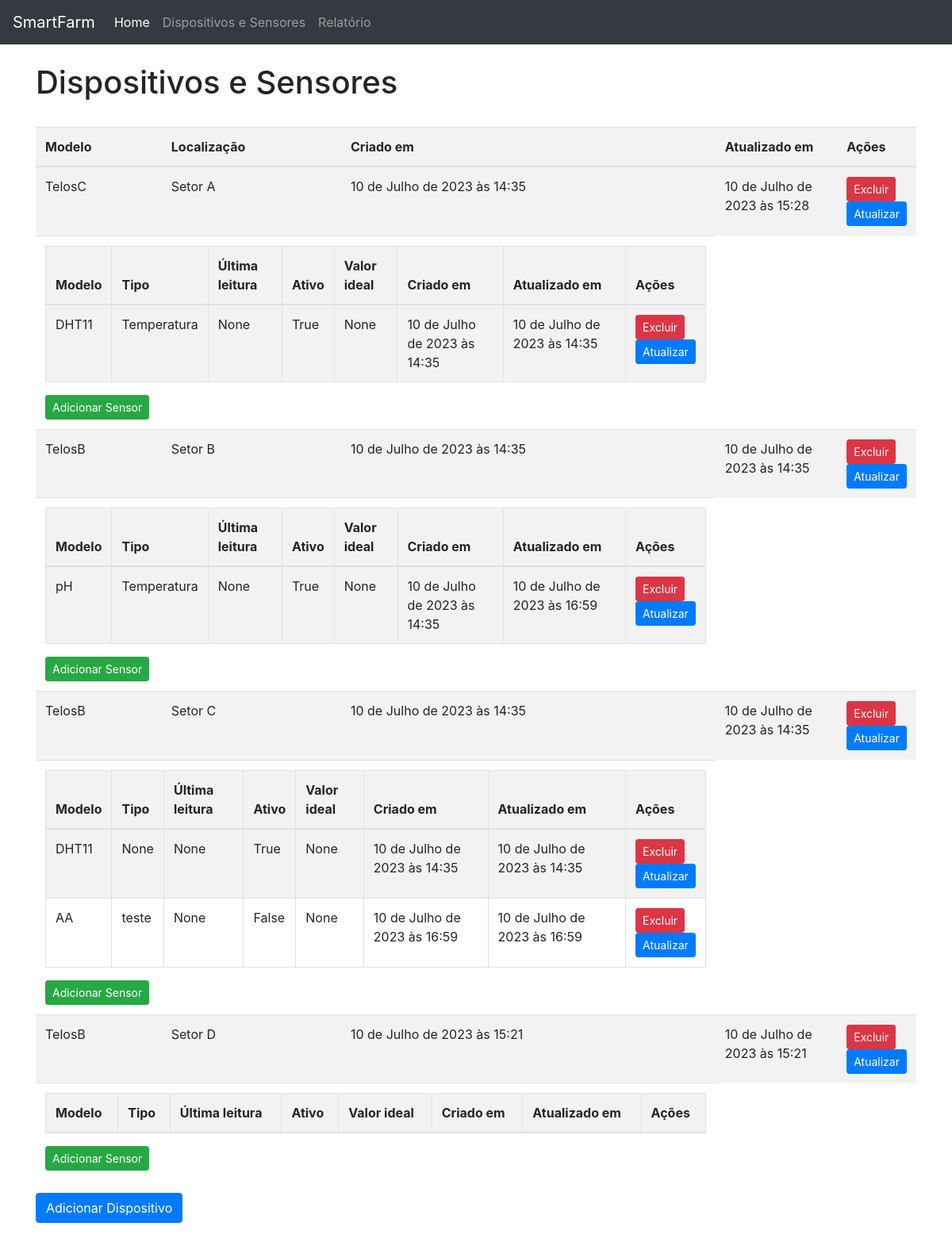
/dispositivos_e_sensores/, run on an earlier commit of the app's database.
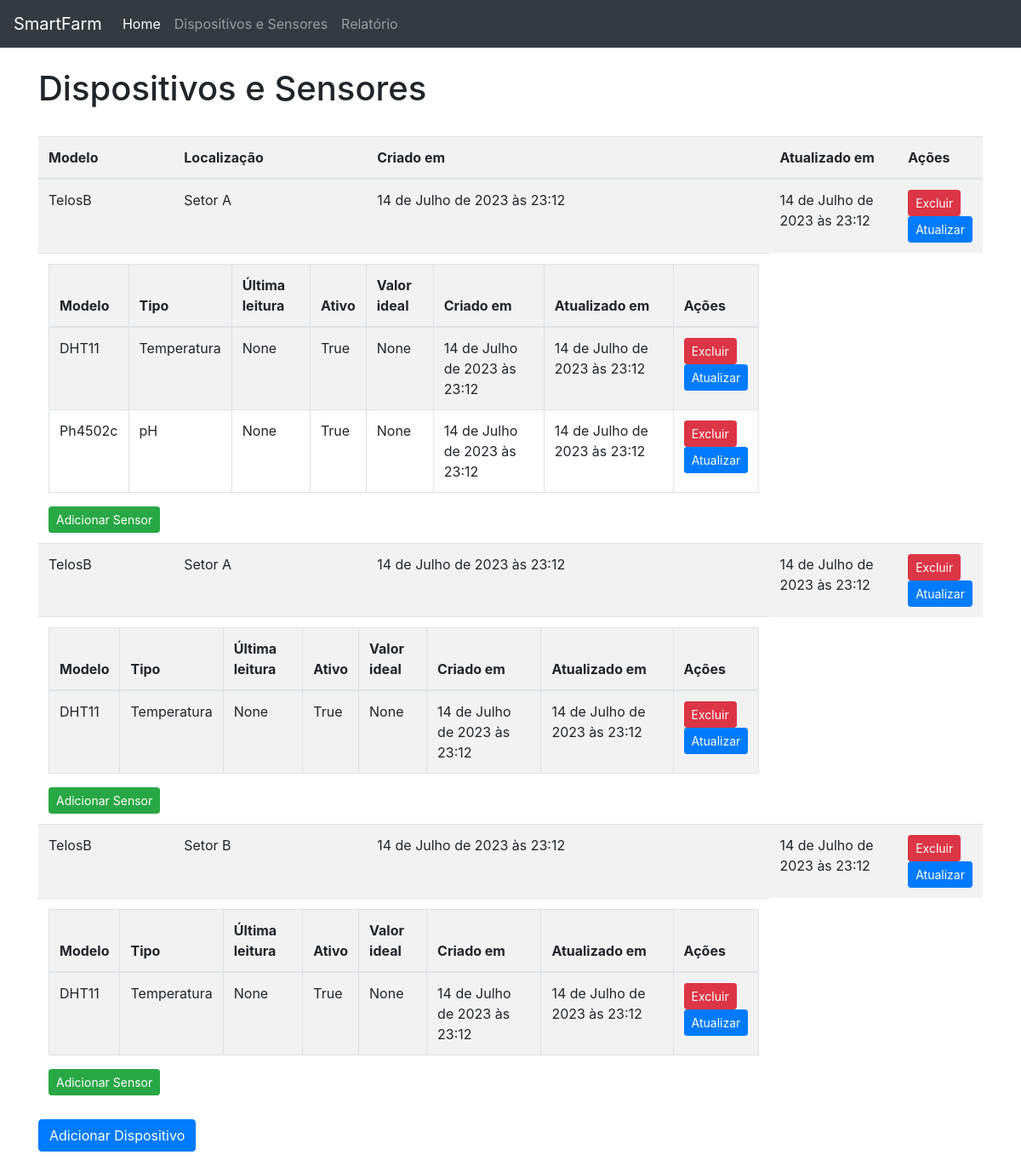
And on a later commit of the database.
### app/models.py (models this page shows)
class Dispositivo(models.Model):
    modelo = models.CharField(max_length=100, blank=True, null=True)
    localizacao = models.CharField(max_length=100, blank=True, null=True)
    created_at = models.DateTimeField(auto_now_add=True)
    updated_at = models.DateTimeField(auto_now=True)
    class Meta:
        db_table = 'dispositivo'

class Sensor(models.Model):
    modelo = models.CharField(max_length=100, blank=True, null=True)
    tipo = models.CharField(max_length=100, blank=True, null=True)
    ultima_leitura = models.DateTimeField(blank=True, null=True)
    ativo = models.BooleanField(blank=True, null=True)
    valor_ideal = models.FloatField(blank=True, null=True)
    dispositivo = models.ForeignKey(Dispositivo, on_delete=models.CASCADE, related_name='sensores')
    created_at = models.DateTimeField(auto_now_add=True)
    updated_at = models.DateTimeField(auto_now=True)
    class Meta:
        db_table = 'sensor'

### app/views.py (the view)
# urls.py: path("dispositivos_e_sensores/", views.dispositivos,
def dispositivos(request):
    dispositivos = Dispositivo.objects.all()
    context = {
        'dispositivos': dispositivos
    }
    return render(request, 'dispositivos_e_sensores.html', context)

### template/dispositivos_e_sensores.html (shortened to what this page needs)
<!DOCTYPE html>
<html>
    <head>
        <link
            rel="stylesheet"
            href="https://maxcdn.bootstrapcdn.com/bootstrap/4.0.0/css/bootstrap.min.css"
        />
    </head>
    <body>
        {% include 'navbar.html' %}
        <br />
        <div class="container">
            <h1>Dispositivos e Sensores</h1>
            <br />
            <table class="table zebra-table">
                <thead>
                    <tr>
                        <th>Modelo</th>
                        <th>Localização</th>
                        <th>Criado em</th>
                        <th>Atualizado em</th>
                        <th>Ações</th>
                    </tr>
                </thead>
                <tbody>
                    {% for dispositivo in dispositivos %}
                    <tr>
                        <td>{{ dispositivo.modelo }}</td>
                        <td>{{ dispositivo.localizacao }}</td>
                        <td>{{ dispositivo.created_at }}</td>
                        <td>{{ dispositivo.updated_at }}</td>
                        <td>
                            <form
                                action="{% url 'delete_dispositivo' dispositivo.id %}"
                                method="post"
                            >
                                <button
                                    type="submit"
                                    class="btn btn-danger btn-sm"
                                >
                                    Excluir
                                </button>
                            </form>
                            <a
                                href="{% url 'atualizar_dispositivo' dispositivo.id %}"
                                class="btn btn-primary btn-sm"
                                >Atualizar</a
                            >
                        </td>
                    </tr>
                    <tr>
                        <td colspan="3">
                            <table class="table table-bordered">
                                <thead>
                                    <tr>
                                        <th>Modelo</th>
                                        <th>Tipo</th>
                                        <th>Última leitura</th>
                                        <th>Ativo</th>
                                        <th>Valor ideal</th>
                                        <th>Criado em</th>
                                        <th>Atualizado em</th>
                                        <th>Ações</th>
                                    </tr>
                                </thead>
                                <tbody>
                                    {% for sensor in dispositivo.sensores.all %}
                                    <tr>
                                        <td>{{ sensor.modelo }}</td>
                                        <td>{{ sensor.tipo }}</td>
                                        <td>{{ sensor.ultima_leitura }}</td>
                                        <td>{{ sensor.ativo }}</td>
                                        <td>{{ sensor.valor_ideal }}</td>
                                        <td>{{ sensor.created_at }}</td>
                                        <td>{{ sensor.updated_at }}</td>
                                        <td>
                                            <form
                                                action="{% url 'delete_sensor' sensor.id %}"
                                                method="post"
                                            >
                                                <button
                                                    type="submit"
                                                    class="btn btn-danger btn-sm"
                                                >
                                                    Excluir
                                                </button>
                                            </form>
                                            <a
                                                href="{% url 'atualizar_sensor' sensor.id %}"
                                                class="btn btn-primary btn-sm"
                                                >Atualizar</a
                                            >
                                        </td>
                                    </tr>
                                    {% endfor %}
                                </tbody>
                            </table>
                            <a
                                href="{% url 'adicionar_sensor' dispositivo.id %}"
                                class="btn btn-success btn-sm"
                                >Adicionar Sensor</a
                            >
                        </td>
                    </tr>
                    {% endfor %}
                </tbody>
            </table>
            <a href="{% url 'adicionar_dispositivo' %}" class="btn btn-primary"
                >Adicionar Dispositivo</a
            >
        </div>
        <br />
    </body>
</html>

### template/navbar.html (shortened to what this page needs)
<nav class="navbar navbar-expand-lg navbar-dark bg-dark">
    <a class="navbar-brand" href="{% url 'home' %}">SmartFarm</a>
    <div class="collapse navbar-collapse" id="navbarNav">
        <ul class="navbar-nav">
            <li class="nav-item active">
                <a class="nav-link" href="{% url 'home' %}">Home</a>
            </li>
            <li class="nav-item">
                <a class="nav-link" href="{% url 'dispositivos_e_sensores' %}"
                    >Dispositivos e Sensores</a
                >
            </li>
            <li class="nav-item">
                <a class="nav-link" href="{% url 'relatorio' %}">Relatório</a>
            </li>
        </ul>
    </div>
</nav>

### template/dispositivos_e_sensores.html (style rules this page uses)
.zebra-table tr:nth-child(odd) { background-color: #f2f2f2; }

What changed in the data, as far as the page shows it:
removed Dispositivo: modelo "TelosC", localizacao "Setor A", created_at "10 de Julho de 2023 às 14:35", updated_at "10 de Julho de 2023 às 15:28"
removed Sensor: modelo "DHT11", tipo "Temperatura", ultima_leitura "None", ativo "True", valor_ideal "None", created_at "10 de Julho de 2023 às 14:35", updated_at "10 de Julho de 2023 às 14:35", shown under "TelosC"
removed Dispositivo: modelo "TelosB", localizacao "Setor B", created_at "10 de Julho de 2023 às 14:35", updated_at "10 de Julho de 2023 às 14:35"
removed Sensor: modelo "pH", tipo "Temperatura", ultima_leitura "None", ativo "True", valor_ideal "None", created_at "10 de Julho de 2023 às 14:35", updated_at "10 de Julho de 2023 às 16:59", shown under "TelosB"
removed Dispositivo: modelo "TelosB", localizacao "Setor C", created_at "10 de Julho de 2023 às 14:35", updated_at "10 de Julho de 2023 às 14:35"
removed Sensor: modelo "DHT11", tipo "None", ultima_leitura "None", ativo "True", valor_ideal "None", created_at "10 de Julho de 2023 às 14:35", updated_at "10 de Julho de 2023 às 14:35", shown under "TelosB"
removed Sensor: modelo "AA", tipo "teste", ultima_leitura "None", ativo "False", valor_ideal "None", created_at "10 de Julho de 2023 às 16:59", updated_at "10 de Julho de 2023 às 16:59", shown under "TelosB"
removed Dispositivo: modelo "TelosB", localizacao "Setor D", created_at "10 de Julho de 2023 às 15:21", updated_at "10 de Julho de 2023 às 15:21"
added Dispositivo: modelo "TelosB", localizacao "Setor A", created_at "14 de Julho de 2023 às 23:12", updated_at "14 de Julho de 2023 às 23:12"
added Sensor: modelo "DHT11", tipo "Temperatura", ultima_leitura "None", ativo "True", valor_ideal "None", created_at "14 de Julho de 2023 às 23:12", updated_at "14 de Julho de 2023 às 23:12", shown under "TelosB"
added Sensor: modelo "Ph4502c", tipo "pH", ultima_leitura "None", ativo "True", valor_ideal "None", created_at "14 de Julho de 2023 às 23:12", updated_at "14 de Julho de 2023 às 23:12", shown under "TelosB"
added Dispositivo: modelo "TelosB", localizacao "Setor A", created_at "14 de Julho de 2023 às 23:12", updated_at "14 de Julho de 2023 às 23:12"
added Sensor: modelo "DHT11", tipo "Temperatura", ultima_leitura "None", ativo "True", valor_ideal "None", created_at "14 de Julho de 2023 às 23:12", updated_at "14 de Julho de 2023 às 23:12", shown under "TelosB"
added Dispositivo: modelo "TelosB", localizacao "Setor B", created_at "14 de Julho de 2023 às 23:12", updated_at "14 de Julho de 2023 às 23:12"
added Sensor: modelo "DHT11", tipo "Temperatura", ultima_leitura "None", ativo "True", valor_ideal "None", created_at "14 de Julho de 2023 às 23:12", updated_at "14 de Julho de 2023 às 23:12", shown under "TelosB"
